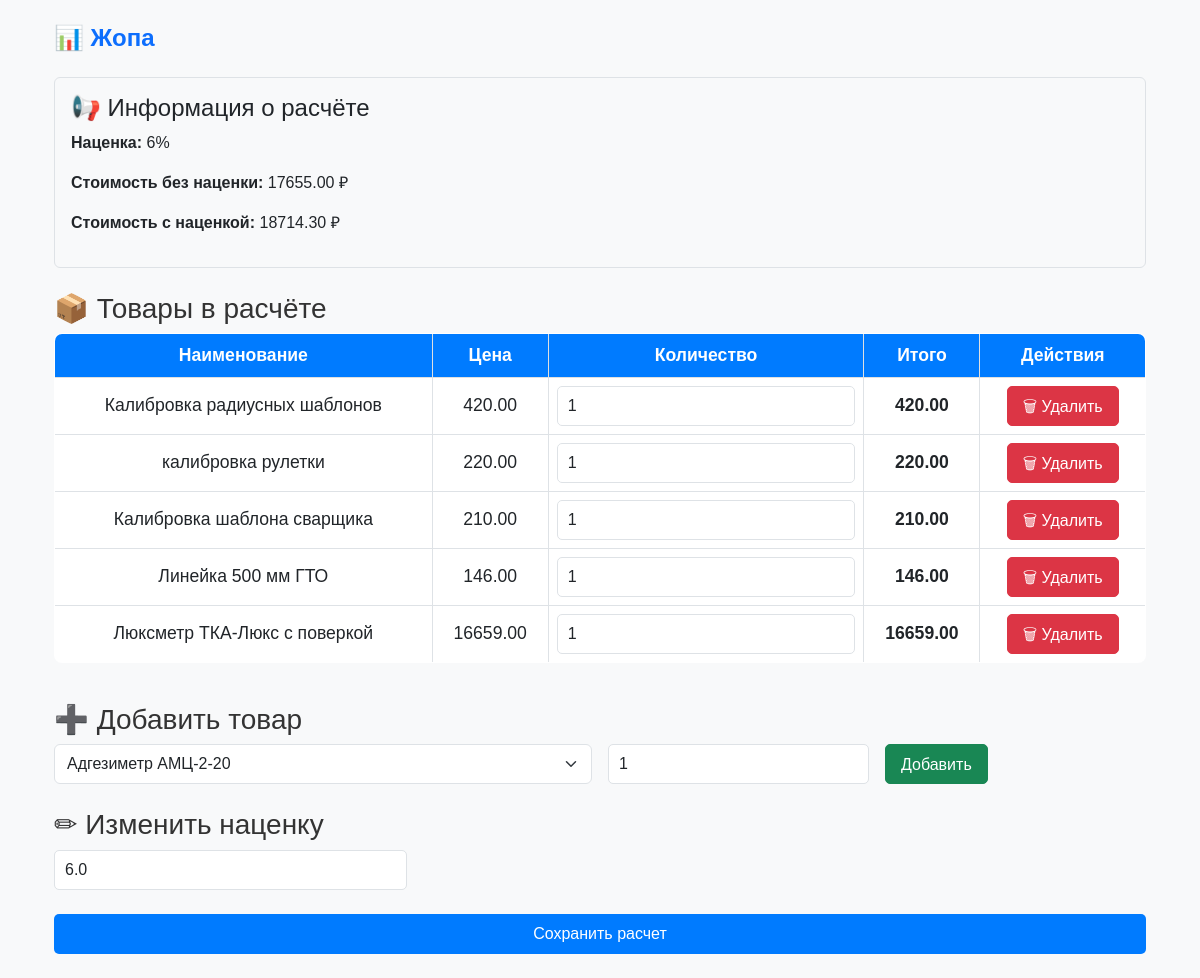
Page /calculations/33/ on the committed database.
### trades/models.py (models this page shows, shortened)
class Calculation(models.Model):
    title = models.CharField(max_length=255)
    markup = models.DecimalField(max_digits=5, decimal_places=2, default=0)
    created_at = models.DateTimeField(auto_now_add=True)
    def total_price_without_markup(self):
        return sum(item.total_price() for item in self.items.all())
    def total_price_with_markup(self):
        total = self.total_price_without_markup()
        return total + (total * self.markup / 100)

class CalculationItem(models.Model):
    calculation = models.ForeignKey(Calculation, related_name='items', on_delete=models.CASCADE)
    item = models.ForeignKey(Item, on_delete=models.CASCADE)
    quantity = models.PositiveIntegerField(default=1)
    def total_price(self):
        return self.item.price * self.quantity

class Item(models.Model):
    name = models.CharField(max_length=255, unique=True)
    price = models.DecimalField(max_digits=10, decimal_places=2)

### trades/views.py (the view, shortened to what this page needs)
# urls.py: path('calculations/<int:pk>/', views.calculation_detail, name='calculation_detail'),
def calculation_detail(request, pk):
    calculation = get_object_or_404(Calculation, pk=pk)
    items = Item.objects.exclude(id__in=calculation.items.values_list('item_id', flat=True))
    return render(request, "trades/calculation_detail.html", {
        "calculation": calculation,
        "items": items,
        "markup_step": MARKUP_STEP
    })

### trades/templates/trades/calculation_detail.html (shortened to what this page needs)
{% extends 'base.html' %}
{% load l10n %}
{% block content %}
    <div class="container my-4">
        <h2 class="mb-4 text-primary">📊 {{ calculation.title }}</h2>
        <div class="card p-3 bg-light border mb-4">
            <h4>📢 Информация о расчёте</h4>
            <p><strong>Наценка:</strong> {{ calculation.markup|floatformat:0 }}%</p>
            <p>
                <strong>Стоимость без наценки:</strong>
                <span id="total-without-markup">{{ calculation.total_price_without_markup|floatformat:2 }}</span> ₽
            </p>
            <p>
                <strong>Стоимость с наценкой:</strong>
                <span id="total-with-markup">{{ calculation.total_price_with_markup|floatformat:2 }}</span> ₽
            </p>
        </div>
        <form method="post" action="{% url 'calculation_detail' calculation.id %}">
            <h3 class="mt-4">📦 Товары в расчёте</h3>
            <div class="table-responsive">
                <table class="table table-bordered table-hover" id="calculation-table">
                    <thead class="table-light">
                    <tr>
                        <th>Наименование</th>
                        <th>Цена</th>
                        <th>Количество</th>
                        <th>Итого</th>
                        <th>Действия</th>
                    </tr>
                    </thead>
                    <tbody>
                    {% for item in calculation.items.all %}
                        <tr data-item-id="{{ item.id }}">
                            <td>{{ item.item.name }}</td>
                            <td class="unit-price">{{ item.item.price|floatformat:2 }}</td>
                            <td>
                                <input type="number"
                                       name="quantity_{{ item.id }}"
                                       value="{{ item.quantity }}"
                                       min="1"
                                       class="form-control quantity-input">
                            </td>
                            <td class="total-price fw-bold">{{ item.total_price|floatformat:2 }}</td>
                            <td>
                                <button type="submit" name="delete_item" value="{{ item.id }}"
                                        class="btn btn-danger btn-sm">
                                    🗑 Удалить
                                </button>
                            </td>
                        </tr>
                    {% endfor %}
                    </tbody>
                </table>
            </div>
            <h3 class="mt-4">➕ Добавить товар</h3>
            <div class="row g-3 mb-4">
                <div class="col-md-6">
                    <select name="item_id" class="form-select">
                        {% for item in items %}
                            <option value="{{ item.id }}">{{ item.name }}</option>
                        {% endfor %}
                    </select>
                </div>
                <div class="col-md-3">
                    <input type="number" name="quantity" value="1" class="form-control" step="1" min="1">
                </div>
                <div class="col-md-3">
                    <button type="submit" name="add_item" class="btn btn-success">Добавить</button>
                </div>
            </div>
            <h3 class="mt-4">✏ Изменить наценку</h3>
            <div class="row g-3 mb-4">
                <div class="col-md-4">
                    <input type="number"
                           name="markup"
                           value="{{ calculation.markup|floatformat:1 }}"
                           class="form-control"
                           min="0"
                           step="1">
                </div>
            </div>
            <div class="mt-4">
                <button type="submit" name="save_calculation" class="btn btn-primary w-100">
                    Сохранить расчет
                </button>
            </div>
        </form>
    </div>
{% endblock %}

### static/css/styles.css (style rules this page uses)
body { font-family: "Arial", sans-serif; background-color: #f8f9fa; color: #333; }
.table { background: white; border: 1px solid #dee2e6; border-radius: 8px; overflow: hidden; width: 100%; border-collapse: collapse; }
.table th, .table td { font-size: 1.1rem; text-align: center; vertical-align: middle; }
.table th { background: #007bff; color: white; font-weight: bold; }
.form-control { font-size: 16px; padding: 10px; border-radius: 5px; }
form input, form select, form button { height: 40px; }
.btn { font-size: 16px; padding: 8px 15px; border-radius: 5px; }
table { width: 100%; border-collapse: collapse; }
table tbody tr { height: 50px; }
h2 { font-size: 24px; font-weight: bold; margin-bottom: 15px; }

### static/css/login.css (style rules this page uses)
.btn-primary { background-color: #007bff; border: none; }

### rows in the picture
Calculation: title "Жопа", markup "6", total_price_without_markup "17655.00", total_price_with_markup "18714.30", markup "6.0"
CalculationItem: item.name "Калибровка радиусных шаблонов", item.price "420.00", quantity "1", total_price "420.00", {{ item.id }} 232 (drawn)
CalculationItem: item.name "калибровка рулетки", item.price "220.00", quantity "1", total_price "220.00", {{ item.id }} 233 (drawn)
CalculationItem: item.name "Калибровка шаблона сварщика", item.price "210.00", quantity "1", total_price "210.00", {{ item.id }} 234 (drawn)
CalculationItem: item.name "Линейка 500 мм ГТО", item.price "146.00", quantity "1", total_price "146.00", {{ item.id }} 235 (drawn)
CalculationItem: item.name "Люксметр ТКА-Люкс с поверкой", item.price "16659.00", quantity "1", total_price "16659.00", {{ item.id }} 236 (drawn)

### other values in the picture
form field item_id "Адгезиметр АМЦ-2-20"
